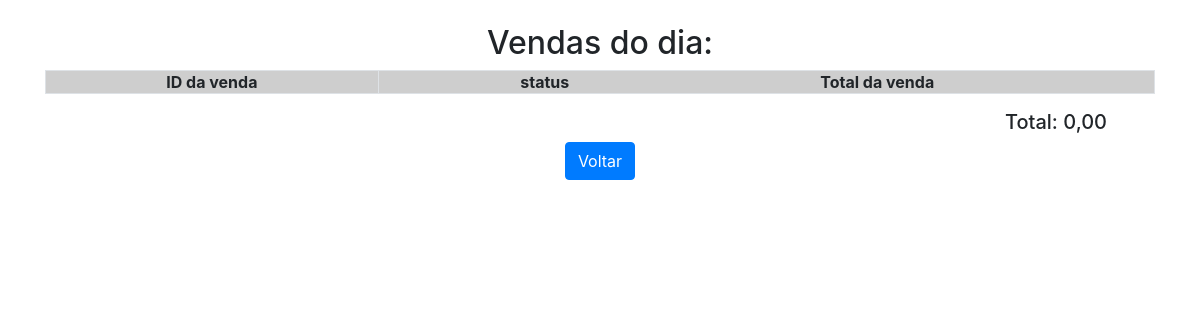
Page /src/Reports/day_report.php on the earlier database version.
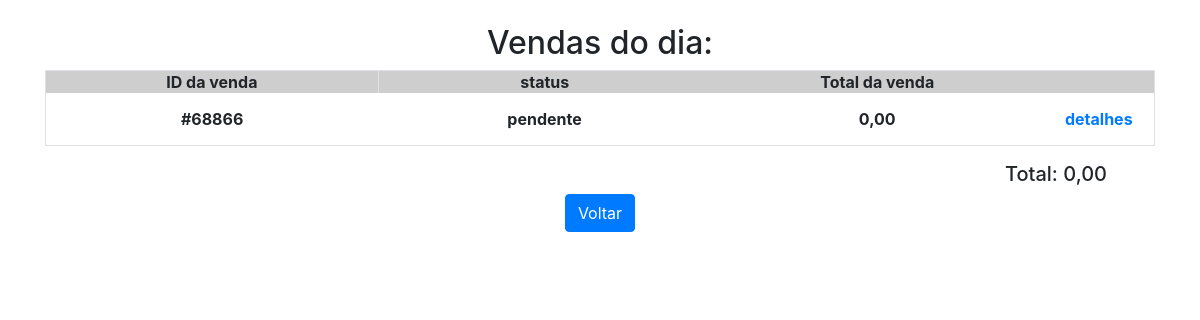
Same page on the later database version.
### tables this page shows
CREATE TABLE `orders` (
  `id_order` varchar(6) NOT NULL,
  `id` int(11) NOT NULL,
  `total` float NOT NULL DEFAULT 0,
  `day_inserted` varchar(11) NOT NULL DEFAULT '',
  `status` varchar(10) NOT NULL DEFAULT 'pendente',
  `created_At` date NOT NULL DEFAULT current_timestamp()
);

### src/Reports/day_report.php (the view, shortened to what this page needs)
<html>
    <link rel="stylesheet" href="../../node_modules/bootstrap/dist/css/bootstrap.min.css">
  </head>
  <body class="container text-center">
    <?php
    $con = getConnection();
    $sql = "SELECT * FROM isopened WHERE id_isopened = (SELECT MAX(id_isopened) FROM isopened)";
    $stmt = $con->prepare($sql);
    $stmt->execute();
    $result = array('status' => 'fechado');
    if ($stmt->rowCount() != 0) {
        $result = $stmt->fetch();
    }
    $con = getConnection();
    $sql2 = "SELECT * FROM orders WHERE  day_inserted = '".$result["id_isopened"]."'";
    $execquery = $con->prepare($sql2);
    $execquery->execute();
    $result = $execquery->fetchAll();
    echo "
    <h2 class=\"mt-4 text-center\" width=30%>Vendas do dia:</h2>
    <table class=\"w-100 text-center border \">
    <tr style=\"background: #cecece\">
    <th class=\"border-right\" width=30%>ID da venda</th>
    <th width=30%>status</th>
    <th width=30%>Total da venda</th>
    <th width=10%></th>
    </tr>
    ";
    $total = 0;
    foreach ($result as $key => $value) {
    $total += floatval($result[$key]['total']);
    $num_order = number_format($result[$key]['total'], 2, ',', ' ');
    echo "
    <tr>
    <th class=\"border-bottom p-3\">#".$result[$key]['id_order']."</th>
    <th class=\"border-bottom\">".$result[$key]['status']."</th>
    <th class=\"border-bottom\">$num_order</th>
    <th class=\"border-bottom\">
    <a href=\"./detailOrder.php?id_order=".$result[$key]['id_order']."&total=$num_order\"> detalhes <a></th>
    </tr>
    ";
    }
    echo "</table>
    <h5 class=\"text-right mr-5 mt-3\">
    Total: ". number_format($total, 2, ',', ' ')."
    </h5>";
    ?>
    <a href="../index/index.php" class="btn btn-primary">Voltar</a>
  </body>
</html>

Differences in the rows shown:
added orders: id_order "68866", status "pendente", total "0,00"
